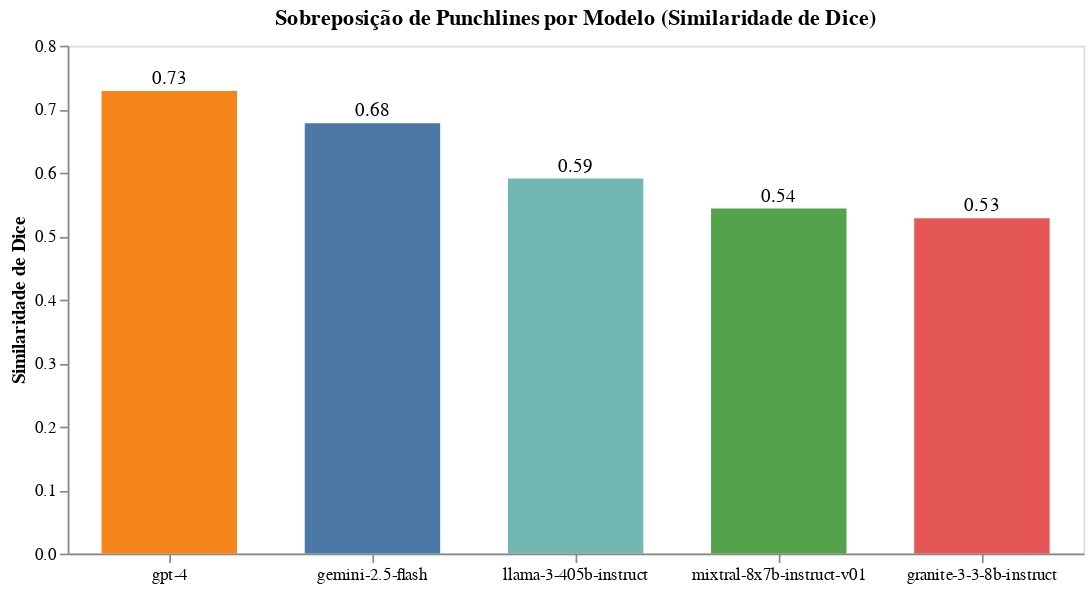
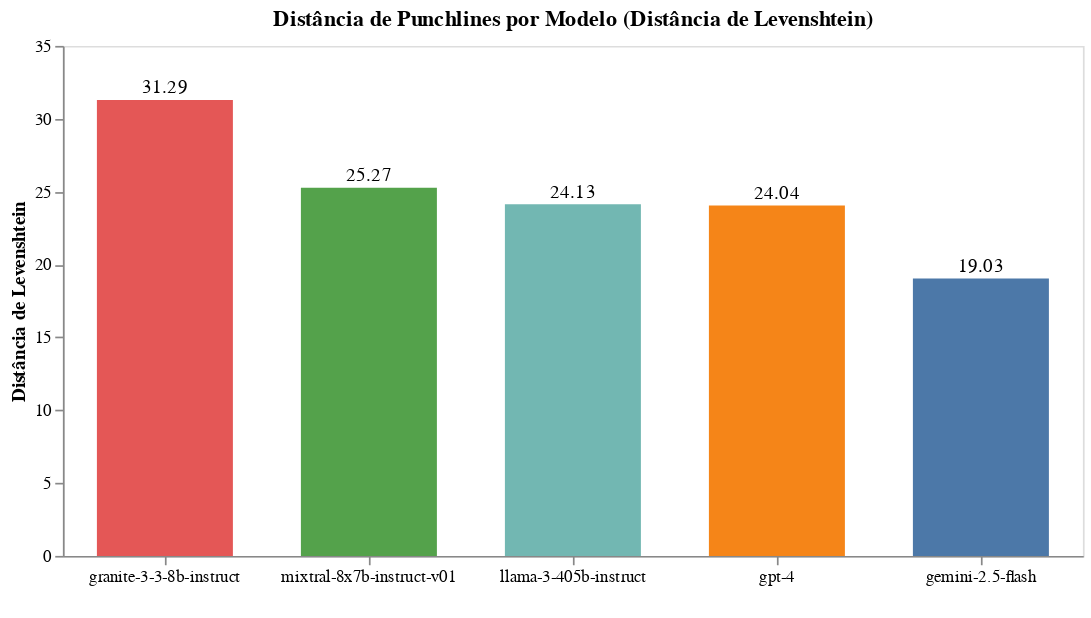

Notebook code for these charts, in order:
### Code cell
df_dice = df_punchlines[['dice_similarity']].reset_index().rename(columns={'index': 'model'})
df_lev = df_punchlines[['levenshtein_distance']].reset_index().rename(columns={'index': 'model'})

dice_order = df_dice.sort_values('dice_similarity')['model'].tolist()[::-1]
lev_order = df_lev.sort_values('levenshtein_distance')['model'].tolist()[::-1]

chart_dice = alt.layer(
    alt.Chart(df_dice).mark_bar(size=80).encode(
        x=alt.X('model:N', sort=dice_order, title=' ',
                scale=alt.Scale(paddingInner=0.1), axis=alt.Axis(grid=False)),
        y=alt.Y('dice_similarity:Q', title='Similaridade de Dice', axis=alt.Axis(grid=False)),
        color=alt.Color('model:N', legend=None)
    ),
    alt.Chart(df_dice).mark_text(
        align='center',
        baseline='bottom',
        dy=-2
    ).encode(
        x=alt.X('model:N', sort=dice_order),
        y='dice_similarity:Q',
        text=alt.Text('dice_similarity:Q', format=".2f")
    )
).properties(
    width=600,
    height=300,
    title='Sobreposição de Punchlines por Modelo (Similaridade de Dice)'
).configure_axisX(
    labelAngle=0,
    labelAlign='center'
)

chart_lev = alt.layer(
    alt.Chart(df_lev).mark_bar(size=80).encode(
        x=alt.X('model:N', sort=lev_order, title=' ',
                scale=alt.Scale(paddingInner=0.1), axis=alt.Axis(grid=False)),
        y=alt.Y('levenshtein_distance:Q', title='Distância de Levenshtein', axis=alt.Axis(grid=False)),
        color=alt.Color('model:N', legend=None)
    ),
    alt.Chart(df_lev).mark_text(
        align='center',
        baseline='bottom',
        dy=-2
    ).encode(
        x=alt.X('model:N', sort=lev_order),
        y='levenshtein_distance:Q',
        text=alt.Text('levenshtein_distance:Q', format=".2f")
    )
).properties(
    width=600,
    height=300,
    title='Distância de Punchlines por Modelo (Distância de Levenshtein)'
).configure_axisX(
    labelAngle=0,
    labelAlign='center'
)

chart_dice.save(os.path.join(visus_path,"punchlines_dice.png"), scale_factor=3.0)
chart_lev.save(os.path.join(visus_path, "punchlines_levenshtein.png"), scale_factor=3.0)

chart_dice.show()
chart_lev.show()

### Figure 1 — Vega-Lite specification as saved in the notebook (floating-point values rounded to 4 significant figures)
{"config": {"view": {"continuousWidth": 300, "continuousHeight": 300}, "axisX": {"labelAlign": "center", "labelAngle": 0}}, "layer": [{"mark": {"type": "bar", "size": 80}, "encoding": {"color": {"field": "model", "legend": null, "type": "nominal"}, "x": {"axis": {"grid": false}, "field": "model", "scale": {"paddingInner": 0.1}, "sort": ["gpt-4", "gemini-2.5-flash", "llama-3-405b-instruct", "mixtral-8x7b-instruct-v01", "granite-3-3-8b-instruct"], "title": " ", "type": "nominal"}, "y": {"axis": {"grid": false}, "field": "dice_similarity", "title": "Similaridade de Dice", "type": "quantitative"}}}, {"mark": {"type": "text", "align": "center", "baseline": "bottom", "dy": -2}, "encoding": {"text": {"field": "dice_similarity", "format": ".2f", "type": "quantitative"}, "x": {"field": "model", "sort": ["gpt-4", "gemini-2.5-flash", "llama-3-405b-instruct", "mixtral-8x7b-instruct-v01", "granite-3-3-8b-instruct"], "type": "nominal"}, "y": {"field": "dice_similarity", "type": "quantitative"}}}], "data": {"name": "data-02ad692e4d209a1004b34e6ec579f46d"}, "height": 300, "title": "Sobreposição de Punchlines por Modelo (Similaridade de Dice)", "width": 600, "$schema": "https://vega.github.io/schema/vega-lite/v5.20.1.json", "datasets": {"data-02ad692e4d209a1004b34e6ec579f46d": [{"model": "mixtral-8x7b-instruct-v01", "dice_similarity": 0.5436}, {"model": "granite-3-3-8b-instruct", "dice_similarity": 0.5283}, {"model": "gemini-2.5-flash", "dice_similarity": 0.6778}, {"model": "gpt-4", "dice_similarity": 0.7286}, {"model": "llama-3-405b-instruct", "dice_similarity": 0.5909}]}}

### Figure 2 — Vega-Lite specification as saved in the notebook (floating-point values rounded to 4 significant figures)
{"config": {"view": {"continuousWidth": 300, "continuousHeight": 300}, "axisX": {"labelAlign": "center", "labelAngle": 0}}, "layer": [{"mark": {"type": "bar", "size": 80}, "encoding": {"color": {"field": "model", "legend": null, "type": "nominal"}, "x": {"axis": {"grid": false}, "field": "model", "scale": {"paddingInner": 0.1}, "sort": ["granite-3-3-8b-instruct", "mixtral-8x7b-instruct-v01", "llama-3-405b-instruct", "gpt-4", "gemini-2.5-flash"], "title": " ", "type": "nominal"}, "y": {"axis": {"grid": false}, "field": "levenshtein_distance", "title": "Distância de Levenshtein", "type": "quantitative"}}}, {"mark": {"type": "text", "align": "center", "baseline": "bottom", "dy": -2}, "encoding": {"text": {"field": "levenshtein_distance", "format": ".2f", "type": "quantitative"}, "x": {"field": "model", "sort": ["granite-3-3-8b-instruct", "mixtral-8x7b-instruct-v01", "llama-3-405b-instruct", "gpt-4", "gemini-2.5-flash"], "type": "nominal"}, "y": {"field": "levenshtein_distance", "type": "quantitative"}}}], "data": {"name": "data-53926a30c674160e1749d877a7d8de73"}, "height": 300, "title": "Distância de Punchlines por Modelo (Distância de Levenshtein)", "width": 600, "$schema": "https://vega.github.io/schema/vega-lite/v5.20.1.json", "datasets": {"data-53926a30c674160e1749d877a7d8de73": [{"model": "mixtral-8x7b-instruct-v01", "levenshtein_distance": 25.27}, {"model": "granite-3-3-8b-instruct", "levenshtein_distance": 31.29}, {"model": "gemini-2.5-flash", "levenshtein_distance": 19.03}, {"model": "gpt-4", "levenshtein_distance": 24.04}, {"model": "llama-3-405b-instruct", "levenshtein_distance": 24.13}]}}
